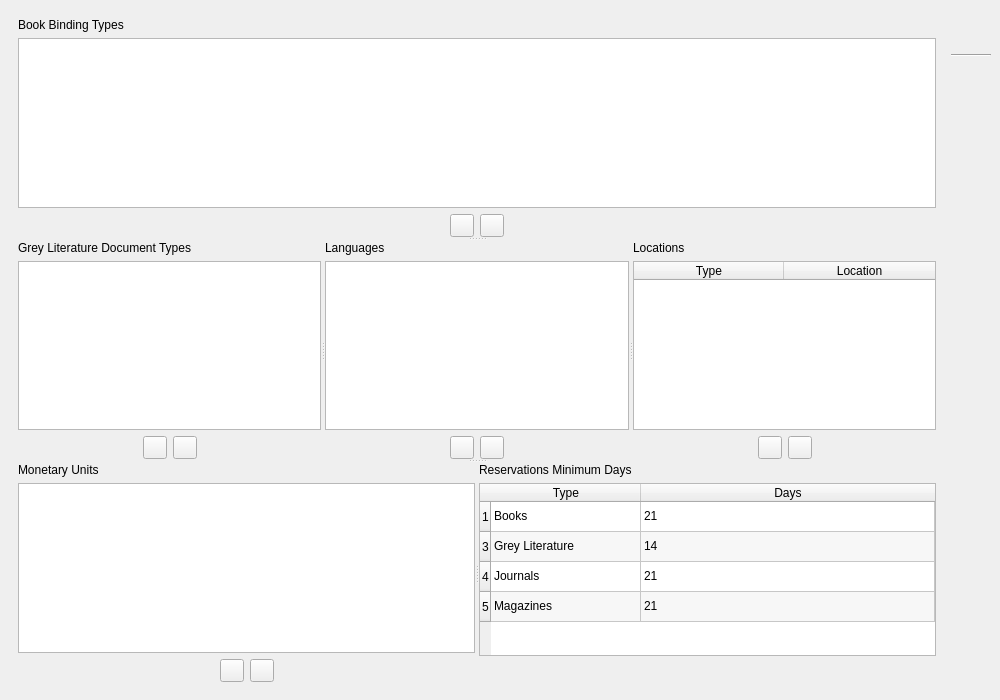
<?xml version="1.0" encoding="UTF-8"?>
<ui version="4.0">
 <class>dbEnumerations</class>
 <widget class="QMainWindow" name="dbEnumerations">
  <property name="geometry">
   <rect>
    <x>0</x>
    <y>0</y>
    <width>1000</width>
    <height>700</height>
   </rect>
  </property>
  <property name="windowTitle">
   <string>BiblioteQ: Database Enumerations Browser</string>
  </property>
  <property name="windowIcon">
   <iconset resource="../Icons/icons.qrc">
    <normaloff>:/book.png</normaloff>:/book.png</iconset>
  </property>
  <widget class="QWidget" name="centralwidget">
   <layout class="QHBoxLayout">
    <item>
     <widget class="QFrame" name="frame">
      <layout class="QHBoxLayout" name="horizontalLayout_9">
       <item>
        <widget class="QSplitter" name="splitter_4">
         <property name="orientation">
          <enum>Qt::Vertical</enum>
         </property>
         <widget class="QSplitter" name="splitter">
          <property name="orientation">
           <enum>Qt::Horizontal</enum>
          </property>
          <widget class="QWidget" name="layoutWidget_11">
           <layout class="QVBoxLayout" name="verticalLayout_7">
            <item>
             <widget class="QLabel" name="label_7">
              <property name="text">
               <string>Book Binding Types</string>
              </property>
             </widget>
            </item>
            <item>
             <widget class="QListWidget" name="bookBindingsList">
              <property name="tabKeyNavigation">
               <bool>true</bool>
              </property>
              <property name="alternatingRowColors">
               <bool>true</bool>
              </property>
              <property name="verticalScrollMode">
               <enum>QAbstractItemView::ScrollPerPixel</enum>
              </property>
              <property name="horizontalScrollMode">
               <enum>QAbstractItemView::ScrollPerPixel</enum>
              </property>
             </widget>
            </item>
            <item>
             <layout class="QHBoxLayout" name="horizontalLayout_7">
              <item>
               <spacer name="horizontalSpacer_13">
                <property name="orientation">
                 <enum>Qt::Horizontal</enum>
                </property>
                <property name="sizeHint" stdset="0">
                 <size>
                  <width>40</width>
                  <height>20</height>
                 </size>
                </property>
               </spacer>
              </item>
              <item>
               <widget class="QToolButton" name="addBookBinding">
                <property name="toolTip">
                 <string>Add</string>
                </property>
                <property name="icon">
                 <iconset resource="../Icons/icons.qrc">
                  <normaloff>:/16x16/add.png</normaloff>:/16x16/add.png</iconset>
                </property>
                <property name="iconSize">
                 <size>
                  <width>16</width>
                  <height>16</height>
                 </size>
                </property>
               </widget>
              </item>
              <item>
               <widget class="QToolButton" name="removeBookBinding">
                <property name="toolTip">
                 <string>Remove</string>
                </property>
                <property name="icon">
                 <iconset resource="../Icons/icons.qrc">
                  <normaloff>:/16x16/eraser.png</normaloff>:/16x16/eraser.png</iconset>
                </property>
                <property name="iconSize">
                 <size>
                  <width>16</width>
                  <height>16</height>
                 </size>
                </property>
               </widget>
              </item>
              <item>
               <spacer name="horizontalSpacer_14">
                <property name="orientation">
                 <enum>Qt::Horizontal</enum>
                </property>
                <property name="sizeHint" stdset="0">
                 <size>
                  <width>40</width>
                  <height>20</height>
                 </size>
                </property>
               </spacer>
              </item>
             </layout>
            </item>
           </layout>
          </widget>
         </widget>
         <widget class="QSplitter" name="splitter_2">
          <property name="orientation">
           <enum>Qt::Horizontal</enum>
          </property>
          <widget class="QWidget" name="layoutWidget_12">
           <layout class="QVBoxLayout" name="verticalLayout_8">
            <item>
             <widget class="QLabel" name="label_8">
              <property name="text">
               <string>Grey Literature Document Types</string>
              </property>
             </widget>
            </item>
            <item>
             <widget class="QListWidget" name="greyLiteratureTypes">
              <property name="tabKeyNavigation">
               <bool>true</bool>
              </property>
              <property name="alternatingRowColors">
               <bool>true</bool>
              </property>
              <property name="verticalScrollMode">
               <enum>QAbstractItemView::ScrollPerPixel</enum>
              </property>
              <property name="horizontalScrollMode">
               <enum>QAbstractItemView::ScrollPerPixel</enum>
              </property>
             </widget>
            </item>
            <item>
             <layout class="QHBoxLayout" name="horizontalLayout_8">
              <item>
               <spacer name="horizontalSpacer_15">
                <property name="orientation">
                 <enum>Qt::Horizontal</enum>
                </property>
                <property name="sizeHint" stdset="0">
                 <size>
                  <width>40</width>
                  <height>20</height>
                 </size>
                </property>
               </spacer>
              </item>
              <item>
               <widget class="QToolButton" name="addGreyLiteratureType">
                <property name="toolTip">
                 <string>Add</string>
                </property>
                <property name="icon">
                 <iconset resource="../Icons/icons.qrc">
                  <normaloff>:/16x16/add.png</normaloff>:/16x16/add.png</iconset>
                </property>
                <property name="iconSize">
                 <size>
                  <width>16</width>
                  <height>16</height>
                 </size>
                </property>
               </widget>
              </item>
              <item>
               <widget class="QToolButton" name="removeGreyLiteratureType">
                <property name="toolTip">
                 <string>Remove</string>
                </property>
                <property name="icon">
                 <iconset resource="../Icons/icons.qrc">
                  <normaloff>:/16x16/eraser.png</normaloff>:/16x16/eraser.png</iconset>
                </property>
                <property name="iconSize">
                 <size>
                  <width>16</width>
                  <height>16</height>
                 </size>
                </property>
               </widget>
              </item>
              <item>
               <spacer name="horizontalSpacer_16">
                <property name="orientation">
                 <enum>Qt::Horizontal</enum>
                </property>
                <property name="sizeHint" stdset="0">
                 <size>
                  <width>40</width>
                  <height>20</height>
                 </size>
                </property>
               </spacer>
              </item>
             </layout>
            </item>
           </layout>
          </widget>
          <widget class="QWidget" name="layoutWidget_5">
           <layout class="QVBoxLayout" name="verticalLayout_2">
            <item>
             <widget class="QLabel" name="label_2">
              <property name="text">
               <string>Languages</string>
              </property>
             </widget>
            </item>
            <item>
             <widget class="QListWidget" name="languagesList">
              <property name="tabKeyNavigation">
               <bool>true</bool>
              </property>
              <property name="alternatingRowColors">
               <bool>true</bool>
              </property>
              <property name="verticalScrollMode">
               <enum>QAbstractItemView::ScrollPerPixel</enum>
              </property>
              <property name="horizontalScrollMode">
               <enum>QAbstractItemView::ScrollPerPixel</enum>
              </property>
             </widget>
            </item>
            <item>
             <layout class="QHBoxLayout" name="horizontalLayout_2">
              <item>
               <spacer name="horizontalSpacer_3">
                <property name="orientation">
                 <enum>Qt::Horizontal</enum>
                </property>
                <property name="sizeHint" stdset="0">
                 <size>
                  <width>40</width>
                  <height>20</height>
                 </size>
                </property>
               </spacer>
              </item>
              <item>
               <widget class="QToolButton" name="addLanguage">
                <property name="toolTip">
                 <string>Add</string>
                </property>
                <property name="icon">
                 <iconset resource="../Icons/icons.qrc">
                  <normaloff>:/16x16/add.png</normaloff>:/16x16/add.png</iconset>
                </property>
                <property name="iconSize">
                 <size>
                  <width>16</width>
                  <height>16</height>
                 </size>
                </property>
               </widget>
              </item>
              <item>
               <widget class="QToolButton" name="removeLanguage">
                <property name="toolTip">
                 <string>Remove</string>
                </property>
                <property name="icon">
                 <iconset resource="../Icons/icons.qrc">
                  <normaloff>:/16x16/eraser.png</normaloff>:/16x16/eraser.png</iconset>
                </property>
                <property name="iconSize">
                 <size>
                  <width>16</width>
                  <height>16</height>
                 </size>
                </property>
               </widget>
              </item>
              <item>
               <spacer name="horizontalSpacer_4">
                <property name="orientation">
                 <enum>Qt::Horizontal</enum>
                </property>
                <property name="sizeHint" stdset="0">
                 <size>
                  <width>40</width>
                  <height>20</height>
                 </size>
                </property>
               </spacer>
              </item>
             </layout>
            </item>
           </layout>
          </widget>
          <widget class="QWidget" name="layoutWidget_6">
           <layout class="QVBoxLayout" name="_3">
            <item>
             <widget class="QLabel" name="label">
              <property name="text">
               <string>Locations</string>
              </property>
             </widget>
            </item>
            <item>
             <widget class="QTableWidget" name="locationsTable">
              <property name="alternatingRowColors">
               <bool>true</bool>
              </property>
              <property name="verticalScrollMode">
               <enum>QAbstractItemView::ScrollPerPixel</enum>
              </property>
              <property name="horizontalScrollMode">
               <enum>QAbstractItemView::ScrollPerPixel</enum>
              </property>
              <attribute name="horizontalHeaderMinimumSectionSize">
               <number>150</number>
              </attribute>
              <attribute name="horizontalHeaderDefaultSectionSize">
               <number>150</number>
              </attribute>
              <attribute name="horizontalHeaderStretchLastSection">
               <bool>true</bool>
              </attribute>
              <column>
               <property name="text">
                <string>Type</string>
               </property>
              </column>
              <column>
               <property name="text">
                <string>Location</string>
               </property>
              </column>
             </widget>
            </item>
            <item>
             <layout class="QHBoxLayout" name="horizontalLayout">
              <item>
               <spacer name="horizontalSpacer">
                <property name="orientation">
                 <enum>Qt::Horizontal</enum>
                </property>
                <property name="sizeHint" stdset="0">
                 <size>
                  <width>40</width>
                  <height>20</height>
                 </size>
                </property>
               </spacer>
              </item>
              <item>
               <widget class="QToolButton" name="addLocation">
                <property name="toolTip">
                 <string>Add</string>
                </property>
                <property name="icon">
                 <iconset resource="../Icons/icons.qrc">
                  <normaloff>:/16x16/add.png</normaloff>:/16x16/add.png</iconset>
                </property>
                <property name="iconSize">
                 <size>
                  <width>16</width>
                  <height>16</height>
                 </size>
                </property>
               </widget>
              </item>
              <item>
               <widget class="QToolButton" name="removeLocation">
                <property name="toolTip">
                 <string>Remove</string>
                </property>
                <property name="icon">
                 <iconset resource="../Icons/icons.qrc">
                  <normaloff>:/16x16/eraser.png</normaloff>:/16x16/eraser.png</iconset>
                </property>
                <property name="iconSize">
                 <size>
                  <width>16</width>
                  <height>16</height>
                 </size>
                </property>
               </widget>
              </item>
              <item>
               <spacer name="horizontalSpacer_2">
                <property name="orientation">
                 <enum>Qt::Horizontal</enum>
                </property>
                <property name="sizeHint" stdset="0">
                 <size>
                  <width>40</width>
                  <height>20</height>
                 </size>
                </property>
               </spacer>
              </item>
             </layout>
            </item>
           </layout>
          </widget>
         </widget>
         <widget class="QSplitter" name="splitter_3">
          <property name="orientation">
           <enum>Qt::Horizontal</enum>
          </property>
          <widget class="QWidget" name="layoutWidget_7">
           <layout class="QVBoxLayout" name="verticalLayout_3">
            <item>
             <widget class="QLabel" name="label_3">
              <property name="text">
               <string>Monetary Units</string>
              </property>
             </widget>
            </item>
            <item>
             <widget class="QListWidget" name="monetaryUnitsList">
              <property name="tabKeyNavigation">
               <bool>true</bool>
              </property>
              <property name="alternatingRowColors">
               <bool>true</bool>
              </property>
              <property name="verticalScrollMode">
               <enum>QAbstractItemView::ScrollPerPixel</enum>
              </property>
              <property name="horizontalScrollMode">
               <enum>QAbstractItemView::ScrollPerPixel</enum>
              </property>
             </widget>
            </item>
            <item>
             <layout class="QHBoxLayout" name="horizontalLayout_3">
              <item>
               <spacer name="horizontalSpacer_5">
                <property name="orientation">
                 <enum>Qt::Horizontal</enum>
                </property>
                <property name="sizeHint" stdset="0">
                 <size>
                  <width>40</width>
                  <height>20</height>
                 </size>
                </property>
               </spacer>
              </item>
              <item>
               <widget class="QToolButton" name="addMonetaryUnit">
                <property name="toolTip">
                 <string>Add</string>
                </property>
                <property name="icon">
                 <iconset resource="../Icons/icons.qrc">
                  <normaloff>:/16x16/add.png</normaloff>:/16x16/add.png</iconset>
                </property>
                <property name="iconSize">
                 <size>
                  <width>16</width>
                  <height>16</height>
                 </size>
                </property>
               </widget>
              </item>
              <item>
               <widget class="QToolButton" name="removeMonetaryUnit">
                <property name="toolTip">
                 <string>Remove</string>
                </property>
                <property name="icon">
                 <iconset resource="../Icons/icons.qrc">
                  <normaloff>:/16x16/eraser.png</normaloff>:/16x16/eraser.png</iconset>
                </property>
                <property name="iconSize">
                 <size>
                  <width>16</width>
                  <height>16</height>
                 </size>
                </property>
               </widget>
              </item>
              <item>
               <spacer name="horizontalSpacer_6">
                <property name="orientation">
                 <enum>Qt::Horizontal</enum>
                </property>
                <property name="sizeHint" stdset="0">
                 <size>
                  <width>40</width>
                  <height>20</height>
                 </size>
                </property>
               </spacer>
              </item>
             </layout>
            </item>
           </layout>
          </widget>
          <widget class="QWidget" name="layoutWidget_8">
           <layout class="QVBoxLayout" name="verticalLayout_14">
            <item>
             <widget class="QLabel" name="label_14">
              <property name="text">
               <string>Reservations Minimum Days</string>
              </property>
             </widget>
            </item>
            <item>
             <widget class="QTableWidget" name="minimumDaysTable">
              <property name="alternatingRowColors">
               <bool>true</bool>
              </property>
              <property name="verticalScrollMode">
               <enum>QAbstractItemView::ScrollPerPixel</enum>
              </property>
              <property name="horizontalScrollMode">
               <enum>QAbstractItemView::ScrollPerPixel</enum>
              </property>
              <attribute name="horizontalHeaderMinimumSectionSize">
               <number>150</number>
              </attribute>
              <attribute name="horizontalHeaderDefaultSectionSize">
               <number>150</number>
              </attribute>
              <attribute name="horizontalHeaderStretchLastSection">
               <bool>true</bool>
              </attribute>
              <row>
               <property name="text">
                <string>1</string>
               </property>
              </row>
              <row>
               <property name="text">
                <string>3</string>
               </property>
              </row>
              <row>
               <property name="text">
                <string>4</string>
               </property>
              </row>
              <row>
               <property name="text">
                <string>5</string>
               </property>
              </row>
              <column>
               <property name="text">
                <string>Type</string>
               </property>
              </column>
              <column>
               <property name="text">
                <string>Days</string>
               </property>
              </column>
              <item row="0" column="0">
               <property name="text">
                <string>Books</string>
               </property>
               <property name="flags">
                <set>ItemIsSelectable|ItemIsDragEnabled|ItemIsEnabled</set>
               </property>
              </item>
              <item row="0" column="1">
               <property name="text">
                <string>21</string>
               </property>
               <property name="flags">
                <set>ItemIsSelectable|ItemIsEditable|ItemIsDragEnabled|ItemIsUserCheckable|ItemIsEnabled</set>
               </property>
              </item>
              <item row="1" column="0">
               <property name="text">
                <string>Grey Literature</string>
               </property>
              </item>
              <item row="1" column="1">
               <property name="text">
                <string>14</string>
               </property>
              </item>
              <item row="2" column="0">
               <property name="text">
                <string>Journals</string>
               </property>
               <property name="flags">
                <set>ItemIsSelectable|ItemIsDragEnabled|ItemIsEnabled</set>
               </property>
              </item>
              <item row="2" column="1">
               <property name="text">
                <string>21</string>
               </property>
               <property name="flags">
                <set>ItemIsSelectable|ItemIsEditable|ItemIsDragEnabled|ItemIsUserCheckable|ItemIsEnabled</set>
               </property>
              </item>
              <item row="3" column="0">
               <property name="text">
                <string>Magazines</string>
               </property>
               <property name="flags">
                <set>ItemIsSelectable|ItemIsDragEnabled|ItemIsEnabled</set>
               </property>
              </item>
              <item row="3" column="1">
               <property name="text">
                <string>21</string>
               </property>
               <property name="flags">
                <set>ItemIsSelectable|ItemIsEditable|ItemIsDragEnabled|ItemIsUserCheckable|ItemIsEnabled</set>
               </property>
              </item>
             </widget>
            </item>
            <item>
             <layout class="QHBoxLayout" name="horizontalLayout_16">
              <item>
               <spacer name="horizontalSpacer_31">
                <property name="orientation">
                 <enum>Qt::Horizontal</enum>
                </property>
                <property name="sizeHint" stdset="0">
                 <size>
                  <width>40</width>
                  <height>20</height>
                 </size>
                </property>
               </spacer>
              </item>
              <item>
               <widget class="QLabel" name="emptyLabel">
                <property name="text">
                 <string/>
                </property>
               </widget>
              </item>
              <item>
               <spacer name="horizontalSpacer_32">
                <property name="orientation">
                 <enum>Qt::Horizontal</enum>
                </property>
                <property name="sizeHint" stdset="0">
                 <size>
                  <width>40</width>
                  <height>20</height>
                 </size>
                </property>
               </spacer>
              </item>
             </layout>
            </item>
           </layout>
          </widget>
         </widget>
        </widget>
       </item>
      </layout>
     </widget>
    </item>
    <item>
     <layout class="QVBoxLayout" name="_2">
      <item>
       <widget class="QToolButton" name="saveButton">
        <property name="toolTip">
         <string>Save Changes</string>
        </property>
        <property name="icon">
         <iconset resource="../Icons/icons.qrc">
          <normaloff>:/32x32/save.png</normaloff>:/32x32/save.png</iconset>
        </property>
        <property name="iconSize">
         <size>
          <width>32</width>
          <height>32</height>
         </size>
        </property>
        <property name="shortcut">
         <string>Ctrl+S</string>
        </property>
        <property name="autoRaise">
         <bool>true</bool>
        </property>
       </widget>
      </item>
      <item>
       <widget class="Line" name="line">
        <property name="orientation">
         <enum>Qt::Horizontal</enum>
        </property>
       </widget>
      </item>
      <item>
       <widget class="QToolButton" name="reloadButton">
        <property name="toolTip">
         <string>Refresh</string>
        </property>
        <property name="icon">
         <iconset resource="../Icons/icons.qrc">
          <normaloff>:/32x32/reload.png</normaloff>:/32x32/reload.png</iconset>
        </property>
        <property name="iconSize">
         <size>
          <width>32</width>
          <height>32</height>
         </size>
        </property>
        <property name="shortcut">
         <string>F5</string>
        </property>
        <property name="autoRaise">
         <bool>true</bool>
        </property>
       </widget>
      </item>
      <item>
       <spacer name="spacer">
        <property name="orientation">
         <enum>Qt::Vertical</enum>
        </property>
        <property name="sizeHint" stdset="0">
         <size>
          <width>20</width>
          <height>40</height>
         </size>
        </property>
       </spacer>
      </item>
      <item>
       <widget class="QToolButton" name="cancelButton">
        <property name="toolTip">
         <string>Close Browser</string>
        </property>
        <property name="icon">
         <iconset resource="../Icons/icons.qrc">
          <normaloff>:/32x32/cancel.png</normaloff>:/32x32/cancel.png</iconset>
        </property>
        <property name="iconSize">
         <size>
          <width>32</width>
          <height>32</height>
         </size>
        </property>
        <property name="shortcut">
         <string>Ctrl+W</string>
        </property>
        <property name="autoRaise">
         <bool>true</bool>
        </property>
       </widget>
      </item>
     </layout>
    </item>
   </layout>
  </widget>
 </widget>
 <tabstops>
  <tabstop>bookBindingsList</tabstop>
  <tabstop>addBookBinding</tabstop>
  <tabstop>removeBookBinding</tabstop>
  <tabstop>greyLiteratureTypes</tabstop>
  <tabstop>addGreyLiteratureType</tabstop>
  <tabstop>removeGreyLiteratureType</tabstop>
  <tabstop>languagesList</tabstop>
  <tabstop>addLanguage</tabstop>
  <tabstop>removeLanguage</tabstop>
  <tabstop>locationsTable</tabstop>
  <tabstop>addLocation</tabstop>
  <tabstop>removeLocation</tabstop>
  <tabstop>monetaryUnitsList</tabstop>
  <tabstop>addMonetaryUnit</tabstop>
  <tabstop>removeMonetaryUnit</tabstop>
  <tabstop>minimumDaysTable</tabstop>
  <tabstop>saveButton</tabstop>
  <tabstop>reloadButton</tabstop>
  <tabstop>cancelButton</tabstop>
 </tabstops>
 <resources>
  <include location="../Icons/icons.qrc"/>
 </resources>
 <connections/>
</ui>
